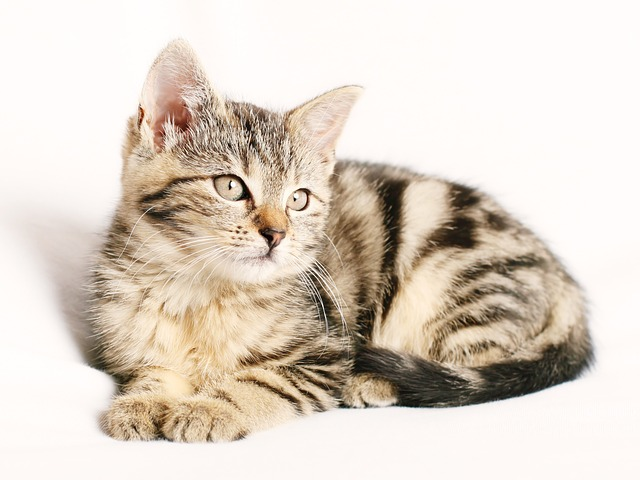
#> input picture OPT/EX/code/cat.jpg, 640 x 480 px
$ python admm.py
#> lines starting #> are read from the running program, lines starting #| are printed output that depends on the picture
from PIL import Image , ImageOps
import numpy as np
import scipy as sp
import scipy.sparse.linalg
from scipy . fftpack import dct , idct
import matplotlib . pyplot as plt
import matplotlib . cm as cm

# Load the image, Resize it, Grayscale it, and convert it to an array
img = Image.open("cat.jpg").resize((256, 256))
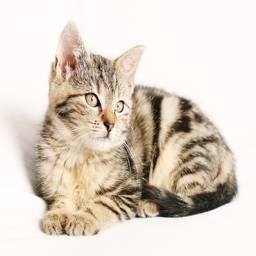
#> img: PIL image 256x256 RGB; mean R, G, B 221.7, 210.7, 199
X_ref = np.asarray(ImageOps.grayscale(img)).astype('float32')
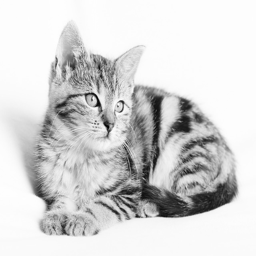
#> X_ref: shape (256, 256) float32; min 2, max 255, mean 212.7

# Show image
plt.imshow(X_ref, cmap=cm.Greys_r, vmin=0, vmax=255)
plt.show()


# Black Box, Not Important how it works
def blackbox():
    s = 4
    size_filter = size = 9
    PSF = np.array([[np.exp(-0.5 * ((i - 4) / s)**2 - 0.5 * ((j - 4) / s)**2)
                     for j in range(size)] for i in range(size)])
    PSF /= np.sum(PSF)

    def dctshift(PSF, center):
        m, n = PSF.shape
        i, j = center
        l = min(i, m - i - 1, j, n - j - 1)
        PP = PSF[i - l: i + l + 1, j - l: j + l + 1]
        Z1 = np.diag(np.ones(l + 1), k=l)
        Z2 = np.diag(np.ones(l), k=l + 1)
        PP = Z1 @ PP @ Z1.T + Z1 @ PP @ Z2.T + Z2 @ PP @ Z1.T + Z2 @ PP @ Z2.T
        Ps = np.zeros_like(PSF)
        Ps[0:2 * l + 1, 0:2 * l + 1] = PP
        return Ps

    dct2 = lambda a: dct(dct(a.T, norm='ortho').T, norm='ortho')
    idct2 = lambda a: idct(idct(a.T, norm='ortho').T, norm='ortho')
    Pbig = np.zeros_like(X_ref)
    Pbig[0:size_filter, 0:size_filter] = PSF
    e1 = np.zeros_like(X_ref)
    e1[0][0] = 1
    S = np.divide(dct2(dctshift(Pbig, (4, 4))), dct2(e1))
    R = lambda X, S_matrix=S: idct2(np.multiply(S_matrix, dct2(X)))
    return R

# Retrieve blurring and adjoint of blurring operators
R = blackbox()

# Blur Image and add noise
np.random.seed(10)
n = np.random.normal(0, 0.5, size=X_ref.shape)
X_blur = R(X_ref) + n
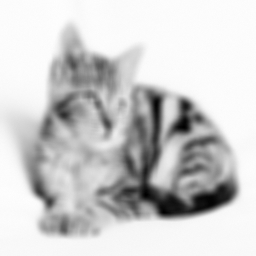
#> X_blur: shape (256, 256) float64; min 32.89, max 255.3, mean 212.7; drawn with min black and max white

# Show blurry image
plt.imshow(X_blur, cmap=cm.Greys_r, vmin=0, vmax=255)
plt.show()

# The Discrete Gradient Linear Operator
# grad : R^{256 x 256} -> R^{2 x 256 x 256}
def grad(X):
    G = np.zeros_like([X, X])
    G[0, :, :-1] = X[:, 1:] - X[:, :-1]  # Horizontal Direction
    G[1, :-1, :] = X[1:, :] - X[:-1, :]  # Vertical Direction
    return G

# The Adjoint of the Discrete Gradient Linear Operator, the Discrete Divergence
# grad_T : R^{2 x 256 x 256} -> R^{256 x 256}
def grad_T(Y):
    G_T = np.zeros_like(Y[0])
    G_T[:, :-1] += Y[0, :, :-1]  # Corresponds to c[0]
    G_T[:-1, :] += Y[1, :-1, :]  # Corresponds to c[1]
    G_T[:, 1:] -= Y[0, :, :-1]   # Corresponds to c[0]
    G_T[1:, :] -= Y[1, :-1, :]   # Corresponds to c[1]
    return G_T
